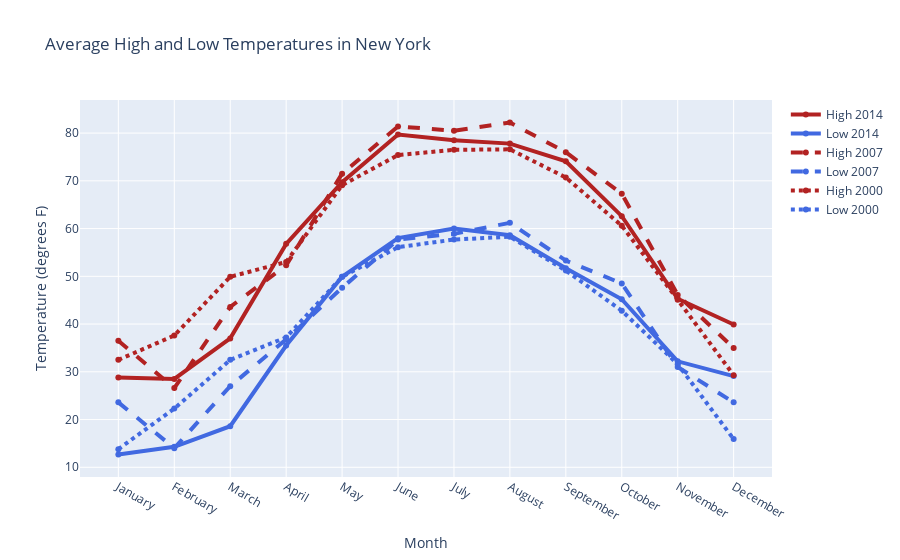

The notebook cell saved with this chart:
### Markdown cell above
## Style Line Plots
Here we style the color and dash of the traces, adds trace names, modify line width, and adds plot and axes titles.

### Code cell
import plotly.graph_objects as go

# Add data
month = ['January', 'February', 'March', 'April', 'May', 'June', 'July',
         'August', 'September', 'October', 'November', 'December']
high_2000 = [32.5, 37.6, 49.9, 53.0, 69.1, 75.4, 76.5, 76.6, 70.7, 60.6, 45.1, 29.3]
low_2000 = [13.8, 22.3, 32.5, 37.2, 49.9, 56.1, 57.7, 58.3, 51.2, 42.8, 31.6, 15.9]
high_2007 = [36.5, 26.6, 43.6, 52.3, 71.5, 81.4, 80.5, 82.2, 76.0, 67.3, 46.1, 35.0]
low_2007 = [23.6, 14.0, 27.0, 36.8, 47.6, 57.7, 58.9, 61.2, 53.3, 48.5, 31.0, 23.6]
high_2014 = [28.8, 28.5, 37.0, 56.8, 69.7, 79.7, 78.5, 77.8, 74.1, 62.6, 45.3, 39.9]
low_2014 = [12.7, 14.3, 18.6, 35.5, 49.9, 58.0, 60.0, 58.6, 51.7, 45.2, 32.2, 29.1]

fig = go.Figure()
# Create and style traces
fig.add_trace(go.Scatter(x=month, y=high_2014, name='High 2014',
                         line=dict(color='firebrick', width=4)))
fig.add_trace(go.Scatter(x=month, y=low_2014, name = 'Low 2014',
                         line=dict(color='royalblue', width=4)))
fig.add_trace(go.Scatter(x=month, y=high_2007, name='High 2007',
                         line=dict(color='firebrick', width=4,
                              dash='dash') # dash options include 'dash', 'dot', and 'dashdot'
))
fig.add_trace(go.Scatter(x=month, y=low_2007, name='Low 2007',
                         line = dict(color='royalblue', width=4, dash='dash')))
fig.add_trace(go.Scatter(x=month, y=high_2000, name='High 2000',
                         line = dict(color='firebrick', width=4, dash='dot')))
fig.add_trace(go.Scatter(x=month, y=low_2000, name='Low 2000',
                         line=dict(color='royalblue', width=4, dash='dot')))

# Edit the layout
fig.update_layout(title='Average High and Low Temperatures in New York',
                   xaxis_title='Month',
                   yaxis_title='Temperature (degrees F)')


fig.show()

### Figure 1 — Plotly figure (JSON) as saved in the notebook; plotly's stock layout.template omitted (floating-point values rounded to 4 significant figures)
{"data": [{"line": {"color": "firebrick", "width": 4}, "name": "High 2014", "type": "scatter", "x": ["January", "February", "March", "April", "May", "June", "July", "August", "September", "October", "November", "December"], "y": [28.8, 28.5, 37, 56.8, 69.7, 79.7, 78.5, 77.8, 74.1, 62.6, 45.3, 39.9]}, {"line": {"color": "royalblue", "width": 4}, "name": "Low 2014", "type": "scatter", "x": ["January", "February", "March", "April", "May", "June", "July", "August", "September", "October", "November", "December"], "y": [12.7, 14.3, 18.6, 35.5, 49.9, 58, 60, 58.6, 51.7, 45.2, 32.2, 29.1]}, {"line": {"color": "firebrick", "dash": "dash", "width": 4}, "name": "High 2007", "type": "scatter", "x": ["January", "February", "March", "April", "May", "June", "July", "August", "September", "October", "November", "December"], "y": [36.5, 26.6, 43.6, 52.3, 71.5, 81.4, 80.5, 82.2, 76, 67.3, 46.1, 35]}, {"line": {"color": "royalblue", "dash": "dash", "width": 4}, "name": "Low 2007", "type": "scatter", "x": ["January", "February", "March", "April", "May", "June", "July", "August", "September", "October", "November", "December"], "y": [23.6, 14, 27, 36.8, 47.6, 57.7, 58.9, 61.2, 53.3, 48.5, 31, 23.6]}, {"line": {"color": "firebrick", "dash": "dot", "width": 4}, "name": "High 2000", "type": "scatter", "x": ["January", "February", "March", "April", "May", "June", "July", "August", "September", "October", "November", "December"], "y": [32.5, 37.6, 49.9, 53, 69.1, 75.4, 76.5, 76.6, 70.7, 60.6, 45.1, 29.3]}, {"line": {"color": "royalblue", "dash": "dot", "width": 4}, "name": "Low 2000", "type": "scatter", "x": ["January", "February", "March", "April", "May", "June", "July", "August", "September", "October", "November", "December"], "y": [13.8, 22.3, 32.5, 37.2, 49.9, 56.1, 57.7, 58.3, 51.2, 42.8, 31.6, 15.9]}], "layout": {"title": {"text": "Average High and Low Temperatures in New York"}, "xaxis": {"title": {"text": "Month"}}, "yaxis": {"title": {"text": "Temperature (degrees F)"}}}}
